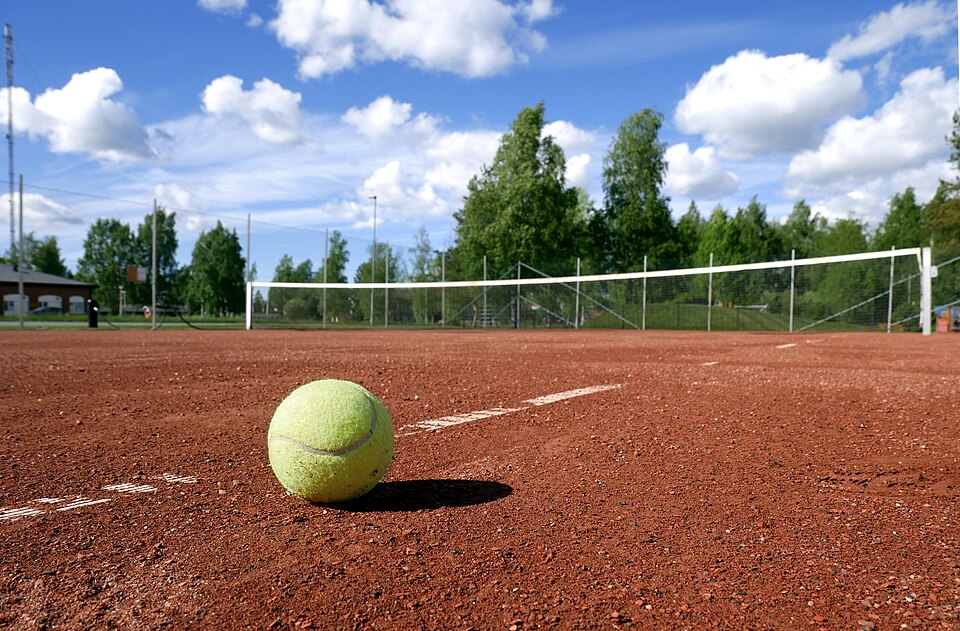
#> input picture 算法组/Week2/huyuhan/images/clear.jpg, 960 x 631 px
$ python -i detector.py   (imports and definitions only)
#> lines starting #> are read from the running program, lines starting #| are printed output that depends on the picture; after the words box and inside, x2 and y2 are one past the last pixel; in counts of white or black regions, pixels touching at a corner belong together
# -*- coding: utf-8 -*-
"""
检测模块（任务 1+2 的代码）
================================================================
这个文件就是你原来写的 my_detect.py，搬进节点包里，只做了两处改动：
  1. OUT_DIR 改成可用环境变量覆盖（默认 ~/vision_ws/mine/out）
  2. 末尾的 4 行 main(...) 换成：detect() 包装函数 + __main__ 里的批量入口

其余函数（color_choose / img_read / img_write / mask_verify /
print_rect / find_center / print_center / main）全部保持原样。
"""

import os
import sys
from pathlib import Path

import cv2
import numpy as np  # 矩阵运算

# 输出目录：默认 ~/vision_ws/mine/out，可用环境变量 MINE_OUT 覆盖
OUT_DIR = Path(os.environ.get("MINE_OUT", os.path.expanduser("~/vision_ws/mine/out")))
# [1 line not run here, left out]


CANDIDATES = {
    "blue":   ((100, 120, 60), (130, 255, 255)),
    "green":  ((40, 80, 50),  (85, 255, 255)),
    "orange": ((8, 120, 80),  (22, 255, 255)),
    # 红色在 HSV 里跨 0 点，额外设置
    "yellow": ((22, 100, 100), (35, 255, 255)),
}


def color_choose(hsv):
    """
    输入：
        hsv
    输出：
        最适合的掩膜,
        并且已经初步去噪"""
    scores = {}
    masks = {}

    for color, (lower, upper) in CANDIDATES.items():
        mask = cv2.inRange(hsv, lower, upper)
        contours, hierarchy = cv2.findContours(mask, cv2.RETR_TREE, cv2.CHAIN_APPROX_SIMPLE)
        scores[color] = max([cv2.contourArea(c) for c in contours], default=0.0)
        masks[color] = mask
# 红色
    lower1 = np.array([0, 100, 100])  # h o,s 100,v 100
    upper1 = np.array([10, 255, 255])
    mask1 = cv2.inRange(hsv, lower1, upper1)
    lower2 = np.array([170, 100, 100])
    upper2 = np.array([180, 255, 255])
    mask2 = cv2.inRange(hsv, lower2, upper2)
    mask = cv2.bitwise_or(mask1, mask2)
    contours, hierarchy = cv2.findContours(mask, cv2.RETR_TREE, cv2.CHAIN_APPROX_SIMPLE)
    scores["red"] = max([cv2.contourArea(c) for c in contours], default=0.0)
    masks["red"] = mask
    best = max(scores, key=scores.get)
    best_mask = masks[best]

    # 把选中的颜色打印出来，方便记录到 README
    print(f"选中颜色：{best}（各颜色最大轮廓面积："
          + ", ".join(f"{k}={v:.0f}" for k, v in sorted(scores.items(), key=lambda kv: -kv[1]))
          + "）")

    return best_mask
"""选择面积最大的颜色
    输出面积最大的颜色的掩膜"""


def img_read(path):
    if not os.path.exists(path):
        print("该文件路径不存在")
        return None
    data = np.fromfile(path, dtype=np.uint8)  # 先读取为数组
    img = cv2.imdecode(data, cv2.IMREAD_COLOR)  # 解压缩成BGR（高，宽，3通道）（蓝，绿，红）

    if img is None:
        print(f"无法解码{path}")
    return img
# 输入图片路径，返回BGR图像


# [8 lines left out: function img_write, not called in this run]
# 输入图片，与原图路径。


def mask_verify(mask):
    """开运算，闭运算去噪点"""
    kernel = np.ones((5, 5), np.uint8)

    # 输入图像，结构元素，迭代次数
    # 如果一个像素元素至少有一个像素在核下是“1”，

    mask = cv2.morphologyEx(mask, cv2.MORPH_CLOSE, kernel)  # 闭运算
    mask = cv2.morphologyEx(mask, cv2.MORPH_OPEN, kernel)
    return mask


# [8 lines left out: function print_rect, not called in this run]


def find_center(contour):
    """找到中心点，并按面积大小排序"""

    contours_sorted = sorted(contour, key=cv2.contourArea, reverse=True)
    i = 0
    contour_center = []
    if len(contour) > 0:
        print("按面积排序，轮廓中心坐标为：")
    else:
        print("未检测到目标")
    for cnt in contours_sorted:

        i += 1
        M = cv2.moments(cnt)
        if M["m00"] != 0:
            cx = int(M["m10"] / M["m00"])
            cy = int(M["m01"] / M["m00"])
            contour_center.append((cx, cy))
            print(f"轮廓{i}:({cx},{cy})")
        else:
            print(f"{i}轮廓面积为0，跳过")
            continue  # m00==0 时跳过，避免下面用到未定义的 cx/cy
    return contour_center


# [33 lines left out: functions print_center, main, not called in this run]


# 新增：给 ROS 节点用的包装函数（不改动上面的任何逻辑）

def detect(path):
    """一张图 → (detected, u, v, area)

    检测不到时返回 (False, 0.0, 0.0, 0.0)；
    调用的是你自己的 color_choose / mask_verify / find_center。
    """
#> called with path = '../../../../../huyuhan/images/clear.jpg'
    img = img_read(path)
#> in img_read, img is the input picture: shape (631, 960, 3); mean B, G, R 117.5, 119.2, 137
    if img is None:
        return False, 0.0, 0.0, 0.0

    hsv = cv2.cvtColor(img, cv2.COLOR_BGR2HSV)
#> hsv: shape (631, 960, 3); mean H, S, V 50.5, 124.4, 163.3
    mask = mask_verify(color_choose(hsv))
#> the loop in color_choose, `for color, (lower, upper) in CANDIDATES.items():` made 4 passes
#> pass 1, in color_choose, `mask = cv2.inRange(hsv, lower, upper)`:
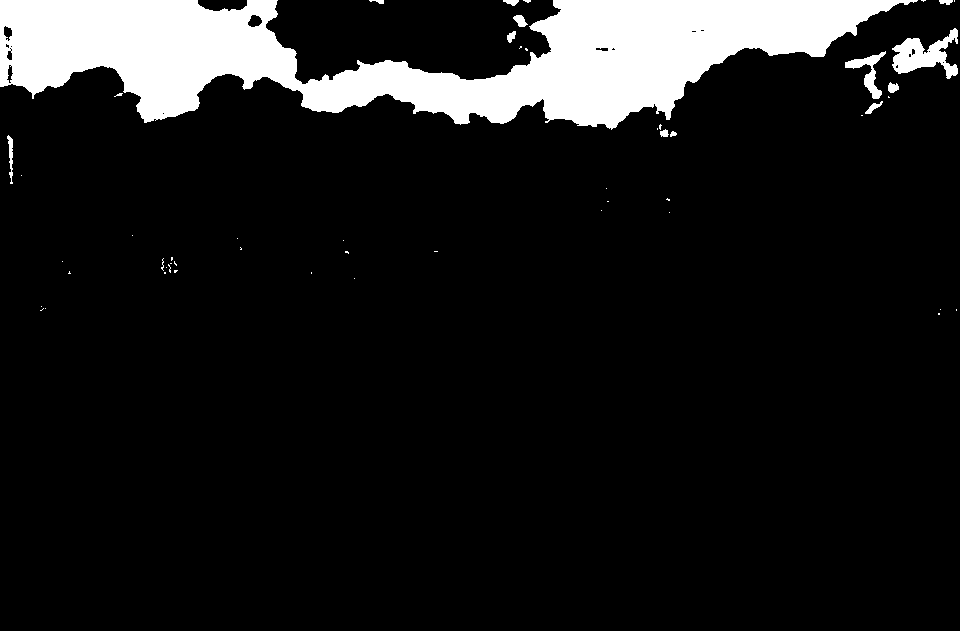
#> mask: shape (631, 960); 10.5% white; 53 white regions (40 under 20 px), largest, box (x1, y1, x2, y2) and area: (0, 0, 918, 130) 60565, (892, 28, 958, 79) 1591, (845, 51, 886, 99) 582
#> pass 2, in color_choose, `mask = cv2.inRange(hsv, lower, upper)`:
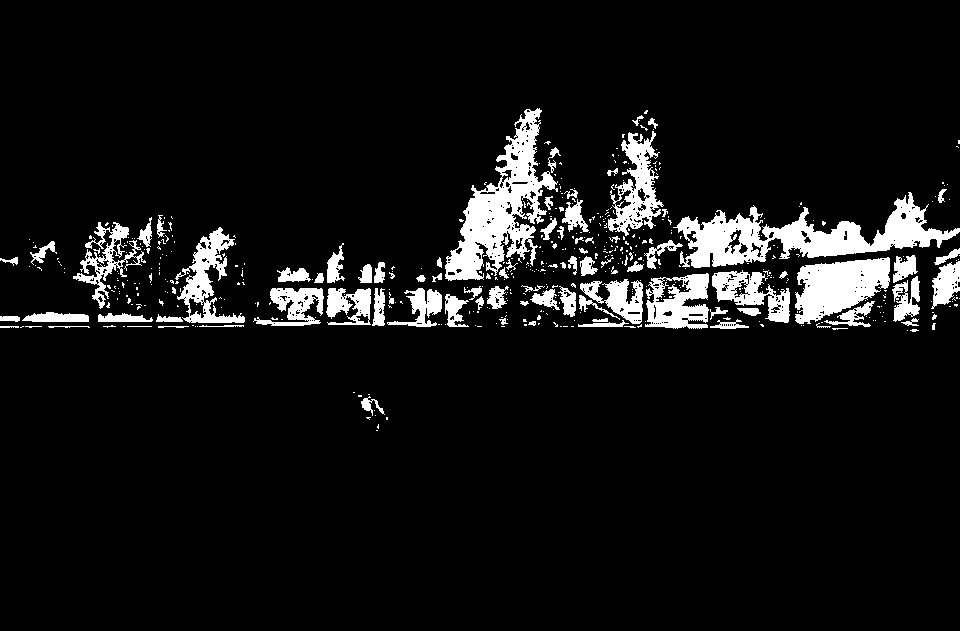
#> mask: shape (631, 960); 7.8% white; 504 white regions (413 under 20 px), largest, box (x1, y1, x2, y2) and area: (673, 192, 960, 268) 8071, (445, 108, 558, 281) 7281, (795, 257, 890, 324) 4095
#> pass 3, in color_choose, `mask = cv2.inRange(hsv, lower, upper)`:
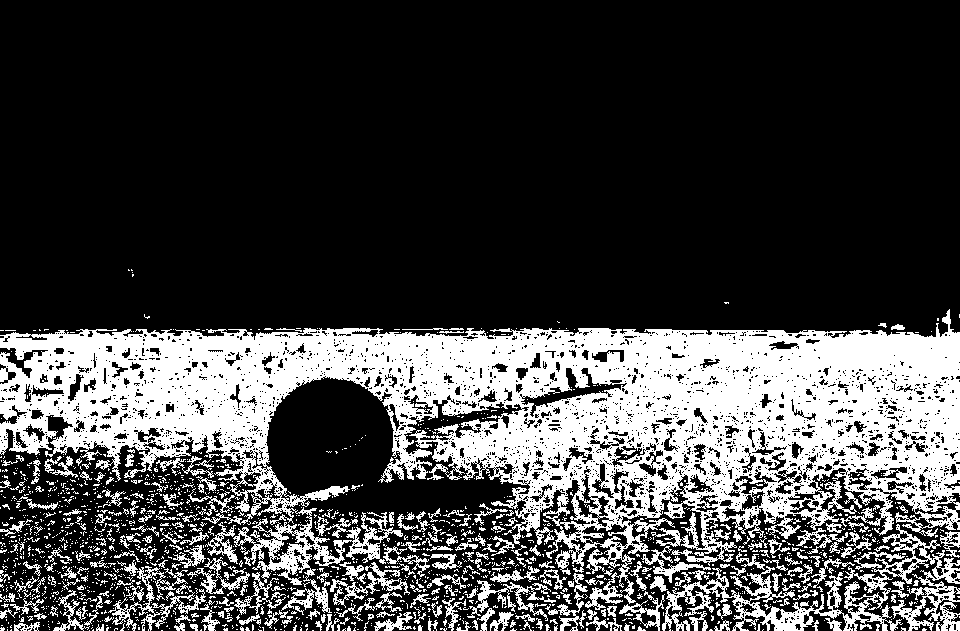
#> mask: shape (631, 960); 26.7% white; 1652 white regions (1388 under 20 px), largest, box (x1, y1, x2, y2) and area: (0, 309, 960, 613) 125244, (662, 524, 960, 631) 8141, (108, 566, 206, 631) 1459
#> after the loop in color_choose, `for color, (lower, upper) in CANDIDATES.items():`:
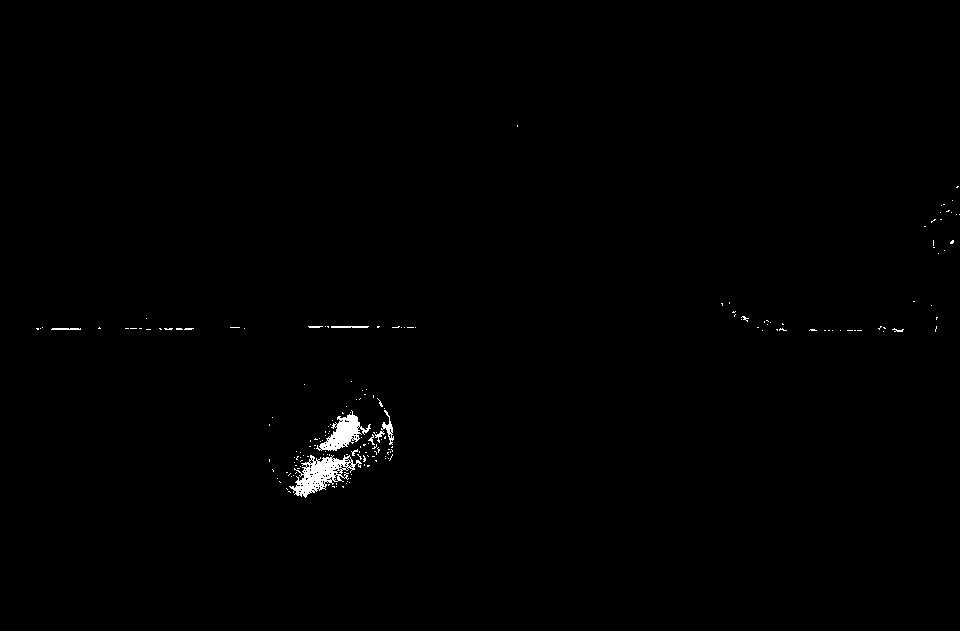
#> mask: shape (631, 960); 0.51% white; 177 white regions (167 under 20 px), largest, box (x1, y1, x2, y2) and area: (289, 455, 362, 498) 1291, (316, 410, 371, 451) 871, (381, 410, 394, 445) 140
#> after the loop in color_choose, `for color, (lower, upper) in CANDIDATES.items():`: masks = 4 items; scores = {'blue': 59727.5, 'green': 7985.5, 'orange': 145397.5, 'yellow': 1293.5}
#> in color_choose, `mask1 = cv2.inRange(hsv, lower1, upper1)`:
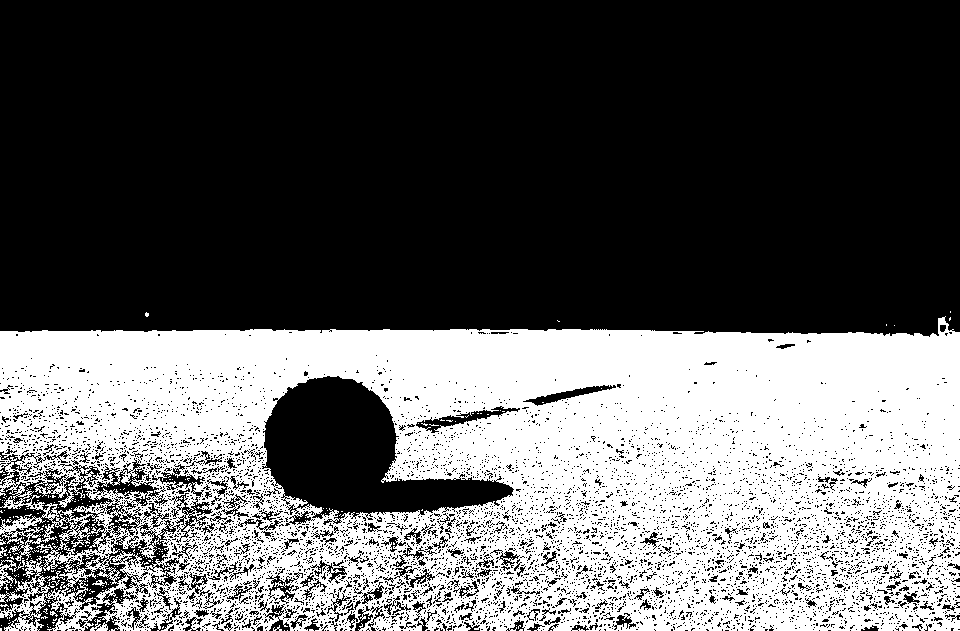
#> mask1: shape (631, 960); 37.2% white; 299 white regions (289 under 20 px), largest, box (x1, y1, x2, y2) and area: (0, 316, 960, 631) 224101, (0, 560, 17, 590) 213, (90, 619, 108, 631) 96
#> in color_choose, `mask2 = cv2.inRange(hsv, lower2, upper2)`:
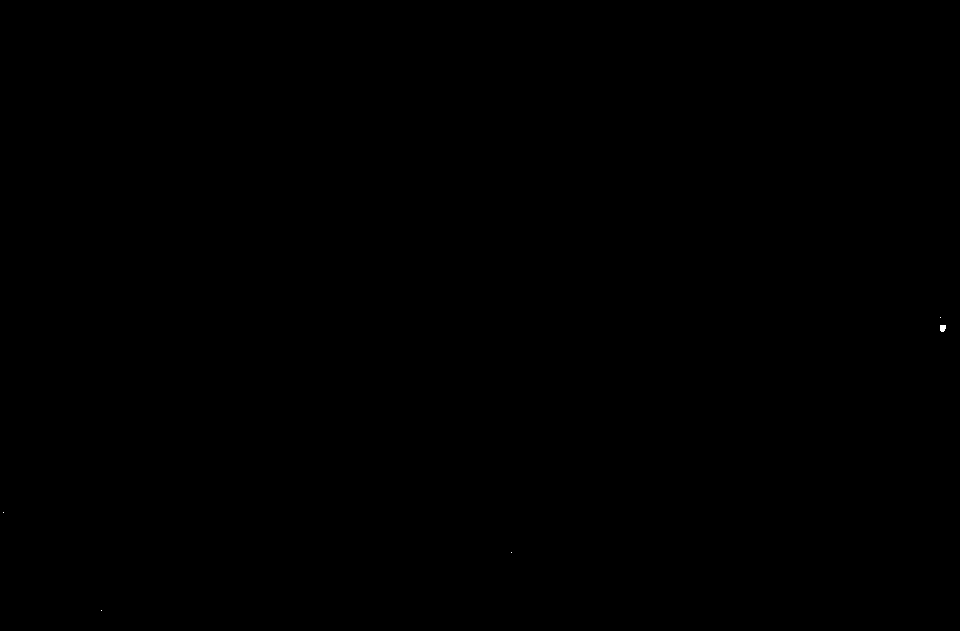
#> mask2: shape (631, 960); 0.01% white; 5 white regions (4 under 20 px), largest, box (x1, y1, x2, y2) and area: (940, 325, 946, 332) 37
#> in color_choose, `mask = cv2.bitwise_or(mask1, mask2)`: mask: shape (631, 960); 37.2% white; 299 white regions (289 under 20 px)
#> in color_choose, `contours, hierarchy = cv2.findContours(mask, cv2.RETR_TREE, cv2.CHAIN_..`: contours = 10261 contours, 9791 with area under 20; largest, box (x1, y1, x2, y2) and area: (0, 316, 960, 631) 279400, (261, 375, 515, 520) 18472, (19, 477, 114, 520) 1412, (415, 405, 521, 434) 900, (72, 567, 120, 611) 837
#> in color_choose, `best = max(scores, key=scores.get)`: best = 'red'
#| 选中颜色：red（各颜色最大轮廓面积：red=279400, orange=145398, blue=59728, green=7986, yellow=1294）
#> in mask_verify, `kernel = np.ones((5, 5), np.uint8)`: kernel = [[1, 1, 1, 1, 1], [1, 1, 1, 1, 1], [1, 1, 1, 1, 1], [1, 1, 1, 1, 1], [1, 1, 1, 1, 1]]
#> in mask_verify, `mask = cv2.morphologyEx(mask, cv2.MORPH_CLOSE, kernel)`:
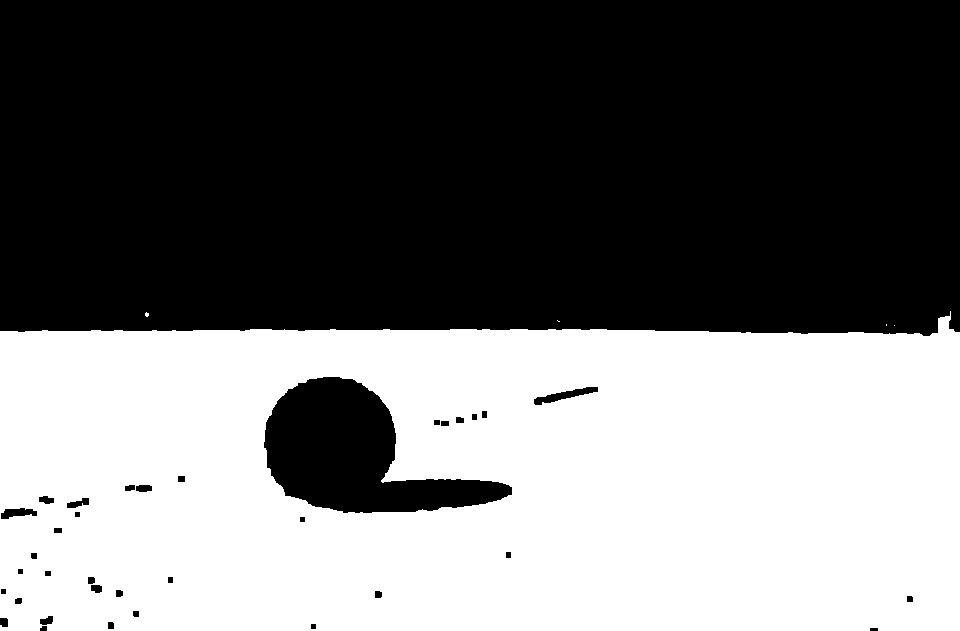
#> mask: shape (631, 960); 44.3% white; 5 white regions (4 under 20 px), largest, box (x1, y1, x2, y2) and area: (0, 311, 960, 631) 268572
#> in mask_verify, `mask = cv2.morphologyEx(mask, cv2.MORPH_OPEN, kernel)`: mask: shape (631, 960); 44.3% white; 1 white region

    contours, _ = cv2.findContours(mask, cv2.RETR_TREE, cv2.CHAIN_APPROX_SIMPLE)
#> contours = 24 contours; largest, box (x1, y1, x2, y2) and area: (0, 316, 960, 631) 286357, (263, 376, 513, 514) 17974, (533, 386, 599, 406) 502, (66, 497, 90, 518) 201, (124, 484, 153, 493) 190
    contour = [c for c in contours if cv2.contourArea(c) >= 1600]
#> contour = 2 contours; box (x1, y1, x2, y2) and area: (0, 316, 960, 631) 286357, (263, 376, 513, 514) 17974
    if not contour:
        return False, 0.0, 0.0, 0.0

    centers = find_center(contour)
#> in find_center, `contours_sorted = sorted(contour, key=cv2.contourArea, reverse=True)`: contours_sorted has the same summary as contour in detect
#> the loop in find_center, `for cnt in contours_sorted: ` made 2 passes
#> (i, cx, cy) on passes 1 to 2: (1, 480, 480), (2, 352, 454)
#| 轮廓1:(480,480)
#| 轮廓2:(352,454)
#> after the loop in find_center, `for cnt in contours_sorted:`: contour_center = [(480, 480), (352, 454)]; i = 2
#> centers = [(480, 480), (352, 454)]
    if not centers:
        return False, 0.0, 0.0, 0.0

    u, v = centers[0]                      # 已按面积降序，第一个就是最大轮廓
#> u = 480; v = 480
    best = max(contour, key=cv2.contourArea)
#> best = contour of 194 points, box (x1, y1, x2, y2) (0, 316, 960, 631), area 286357
    return True, float(u), float(v), float(cv2.contourArea(best))


# [8 lines not run here, left out]

>>> result = detect('../../../../../huyuhan/images/clear.jpg')
#> result = (True, 480, 480, 286357)
